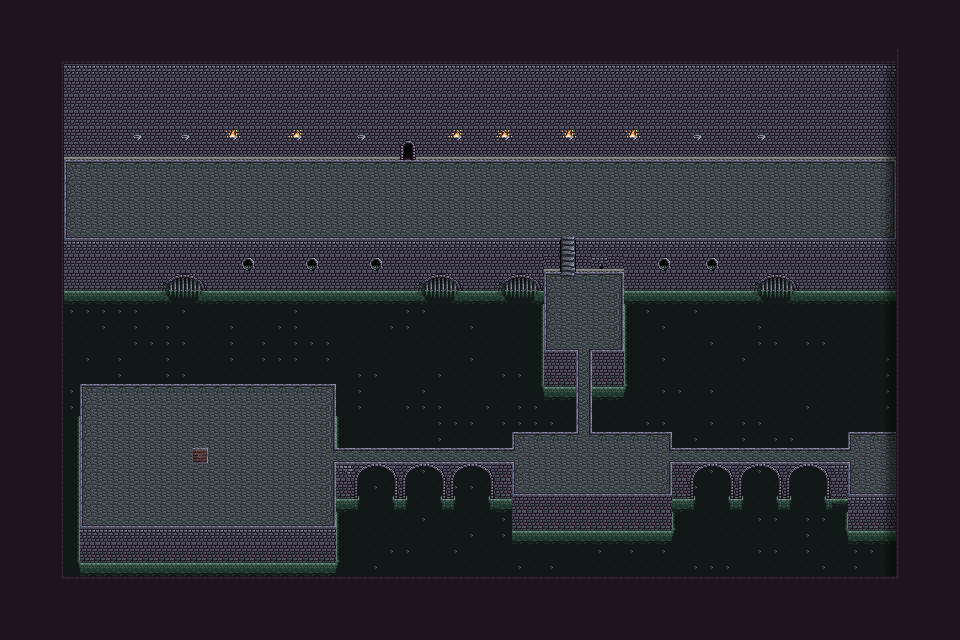

A level layout from a 2D game, rendered from its tile map. Below: a short description, then the map file with tile-grid data replaced by summaries:
An orthogonal 60x40 tile map with 16x16 px tiles, 2 tile layers (ground, other) and 24 objects (hero, enimy, street, sewer_level_02).

<map version="1.10" tiledversion="1.10.2" orientation="orthogonal" renderorder="right-down" width="60" height="40" tilewidth="16" tileheight="16" infinite="0" nextlayerid="6" nextobjectid="38">
 <editorsettings>
  <export target="sewer_01.lua" format="lua" />
 </editorsettings>
 <tileset firstgid="1" name="sewer" tilewidth="16" tileheight="16" tilecount="352" columns="16">
  <image source="tileset/sewer_1.png" width="256" height="352" />
 </tileset>
 <layer id="1" name="ground" width="60" height="40">
  <data>[2400 cells, 2400 non-empty, 48 distinct tile ids]</data>
 </layer>
 <layer id="2" name="other" width="60" height="40">
  <data>[2400 cells, 201 non-empty, 37 distinct tile ids]</data>
 </layer>
 <objectgroup id="3" name="walls">
  <object id="3" x="896" y="156" width="64" height="479.072" />
  <object id="7" x="64" y="240" width="480" height="140" />
  <object id="9" x="624" y="240" width="272" height="112" />
  <object id="10" x="576" y="240" width="48" height="28" />
  <object id="11" x="544" y="239.017" width="12" height="28.9834" />
  <object id="12" x="0" y="0" width="396" height="156" />
  <object id="14" x="416" y="64" width="496" height="92" />
  <object id="15" x="396" y="64" width="24" height="80" />
  <object id="18" x="592" y="352" width="304" height="76" />
  <object id="19" x="544" y="352" width="28" height="76" />
  <object id="21" x="64" y="380" width="16" height="196" />
  <object id="23" x="80" y="528" width="816" height="48" />
  <object id="24" x="336" y="380" width="176" height="64" />
  <object id="26" x="336" y="464" width="176" height="64" />
  <object id="27" x="512" y="380" width="32" height="48" />
  <object id="28" x="512" y="496" width="160" height="32" />
  <object id="29" x="672" y="464" width="176" height="64" />
  <object id="30" x="848" y="496" width="48" height="32" />
  <object id="31" x="672" y="428" width="176" height="16" />
  <object id="36" x="0" y="156" width="64" height="420" />
 </objectgroup>
 <objectgroup color="#00fdff" id="4" name="creatures">
  <object id="5" name="hero" x="400" y="170" width="14.2847" height="14.965" />
  <object id="37" name="enimy" x="272" y="192" width="16" height="16" />
 </objectgroup>
 <objectgroup color="#ff2600" id="5" name="transitions">
  <object id="33" name="street" x="400" y="144" width="16" height="8" />
  <object id="34" name="sewer_level_02" x="192" y="448" width="16" height="16" />
 </objectgroup>
</map>
